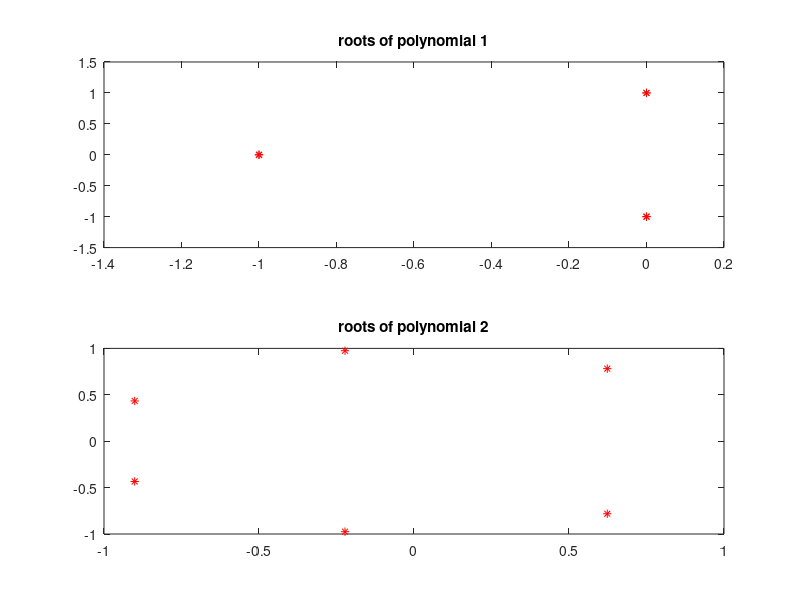
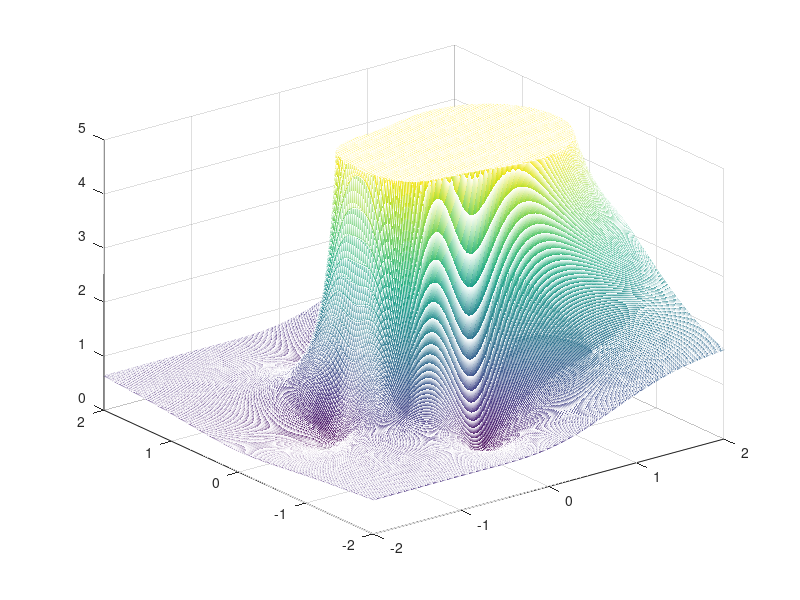
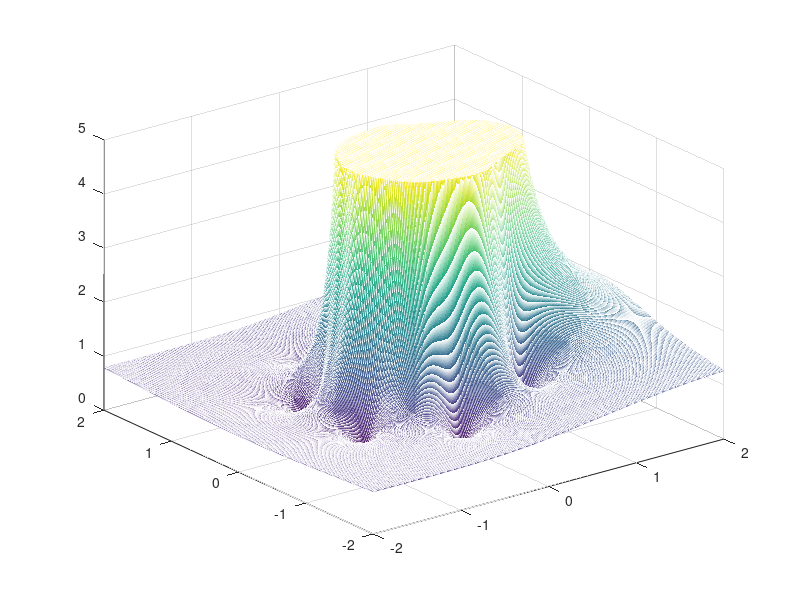

Write MATLAB code to recreate these figures, in order.
% define polynomial
my_poly1 = [1 2 3 4 3 2 1];
my_poly2 = [1 1 1 1 1 1 1];
% length of th polynomial
poly1_len = length(my_poly1);
poly2_len = length(my_poly2);
%roots of the polynomial
poly1_root = roots(my_poly1);
poly2_root = roots(my_poly2);
% plot roots(zeros)
figure(1);
subplot(2,1,1);plot(poly1_root, '*r');title('roots of polynomial 1');
subplot(2,1,2);plot(poly2_root, '*r');title('roots of polynomial 2');
% creat finite grid
grange = 2;
delta = 1/100;
oneD_grid = [-grange:delta:grange];
gridN = length(oneD_grid);
% creat gridN × gridN matrix
AA_real = kron(ones(gridN,1),oneD_grid);
AA_imag = kron(oneD_grid'*1j,ones(1,gridN));
AA = AA_real+AA_imag;
% 
BB = kron(ones(1,poly1_len),AA);
powerBB = kron([0:-1:-(poly1_len)+1],ones(gridN));
coefBB1 = kron(my_poly1,ones(gridN));

CC1 = (BB.^powerBB).*coefBB1;
DD1 = reshape(CC1,gridN,gridN,[]);
EE1 = sum(DD1,3);

coefBB2 = kron(ones(gridN),my_poly2);

CC2 = (BB.^powerBB).*coefBB2;
DD2 = reshape(CC2,gridN,gridN,[]);
EE2 = sum(DD2,3);

figure(2);
mesh(oneD_grid,oneD_grid,max(min(abs(EE1),5),0));
figure(3);
mesh(oneD_grid,oneD_grid,max(min(abs(EE2),5),0));
















